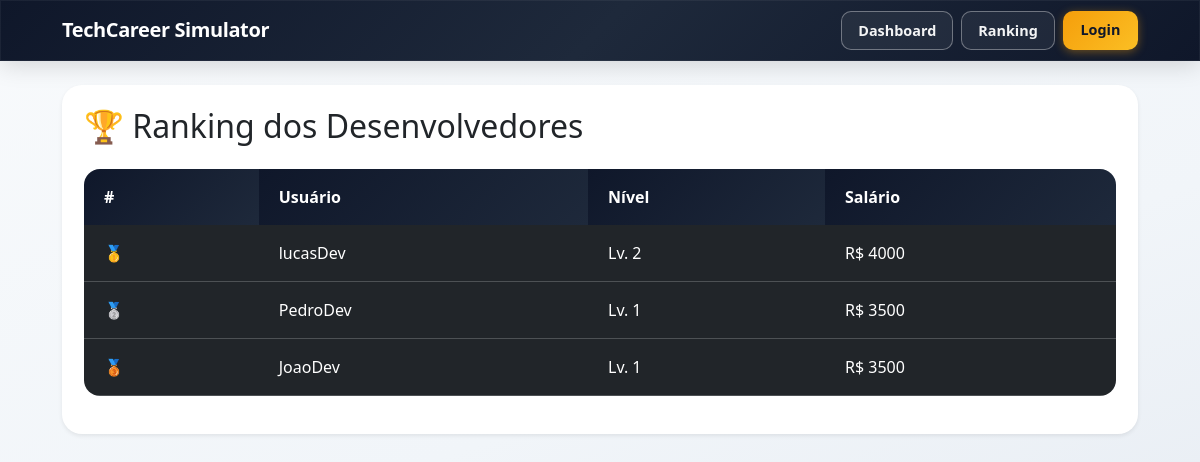
Page /ranking on the committed database.
### models.py (models this page shows)
class Stats(db.Model):
    id = db.Column(db.Integer, primary_key=True)
    user_id = db.Column(db.Integer, db.ForeignKey("user.id"), nullable=False, unique=True)
    level = db.Column(db.Integer, default=1)
    xp = db.Column(db.Integer, default=0)
    xp_max = db.Column(db.Integer, default=100)
    salary = db.Column(db.Integer, default=2000)
    reputation = db.Column(db.Integer, default=50)
    stress = db.Column(db.Integer, default=10)

class User(db.Model):
    id = db.Column(db.Integer, primary_key=True)
    username = db.Column(db.String(100), unique=True, nullable=False)
    stats = db.relationship("Stats", backref="user", uselist=False)

### app.py (the view)
@app.route("/ranking")
def ranking():
    ranking_data = (
        db.session.query(User.username, Stats.level, Stats.salary)
        .join(Stats, Stats.user_id == User.id)
        .order_by(Stats.salary.desc())
        .limit(10)
        .all()
    )
    return render_template("ranking.html", ranking=ranking_data)

### templates/ranking.html (shortened to what this page needs)
{% extends "base.html" %}
{% block content %}
<div class="card shadow-sm border-0">
<div class="card-body">
<h2 class="mb-4">🏆 Ranking dos Desenvolvedores</h2>
<table class="table table-dark table-hover align-middle">
<thead>
<tr>
<th>#</th>
<th>Usuário</th>
<th>Nível</th>
<th>Salário</th>
</tr>
</thead>
<tbody>
{% for user in ranking %}
<tr>
<td>
{% if loop.index == 1 %}
🥇
{% elif loop.index == 2 %}
🥈
{% elif loop.index == 3 %}
🥉
{% else %}
{{ loop.index }}
{% endif %}
</td>
<td>{{ user.username }}</td>
<td>Lv. {{ user.level }}</td>
<td>R$ {{ user.salary }}</td>
</tr>
{% endfor %}
</tbody>
</table>
</div>
</div>
{% endblock %}

### static/css/style.css (style rules this page uses)
:root { --bg: #f1f5f9; --bg-gradient-from: #f8fafc; --bg-gradient-to: #e2e8f0; --card: #ffffff; --text: #0f172a; --text-soft: #334155; --muted: #64748b; --border: #e2e8f0; --shadow: 0 10px 40px rgba(15, 23, 42, 0.08); --shadow-hover: 0 20px 50px rgba(15, 23, 42, 0.12); --nav-gradient-start: #0f172a; --nav-gradient-end: #1e293b; --accent: #3b82f6; --accent-hover: #2563eb; --accent-soft: #eff6ff; --success: #059669; --warning: #d97706; --danger: #dc2626; --radius: 16px; --radius-lg: 20px; --transition: 0.3s cubic-bezier(0.4, 0, 0.2, 1); }
* { scroll-behavior: smooth; }
body { background: linear-gradient(160deg, var(--bg-gradient-from) 0%, var(--bg) 50%, var(--bg-gradient-to) 100%); background-attachment: fixed; color: var(--text); font-family: 'Segoe UI', system-ui, -apple-system, sans-serif; min-height: 100vh; }
.card { background: var(--card); border-radius: var(--radius-lg); box-shadow: var(--shadow); border: 1px solid rgba(0, 0, 0, 0.04); transition: box-shadow var(--transition), transform var(--transition), border-color var(--transition); animation: fadeInUp 0.5s cubic-bezier(0.4, 0, 0.2, 1) both; }
.card:nth-child(1) { animation-delay: 0.05s; }
.card .card-body { padding: 22px; }
.table { border-radius: var(--radius); overflow: hidden; }
.table thead th { background: linear-gradient(135deg, var(--nav-gradient-start), var(--nav-gradient-end)); color: #fff; font-weight: 600; border: none; padding: 1rem 1.25rem; }
.table tbody tr { transition: background var(--transition); animation: fadeInUp 0.4s cubic-bezier(0.4, 0, 0.2, 1) both; }
.table td { padding: 1rem 1.25rem; vertical-align: middle; }
.table tbody tr:nth-child(1) { animation-delay: 0.05s; }
.table tbody tr:nth-child(2) { animation-delay: 0.1s; }
.table tbody tr:nth-child(3) { animation-delay: 0.15s; }

### rows in the picture
Stats: username "lucasDev", level "2", salary "4000"
Stats: username "PedroDev", level "1", salary "3500"
Stats: username "JoaoDev", level "1", salary "3500"
